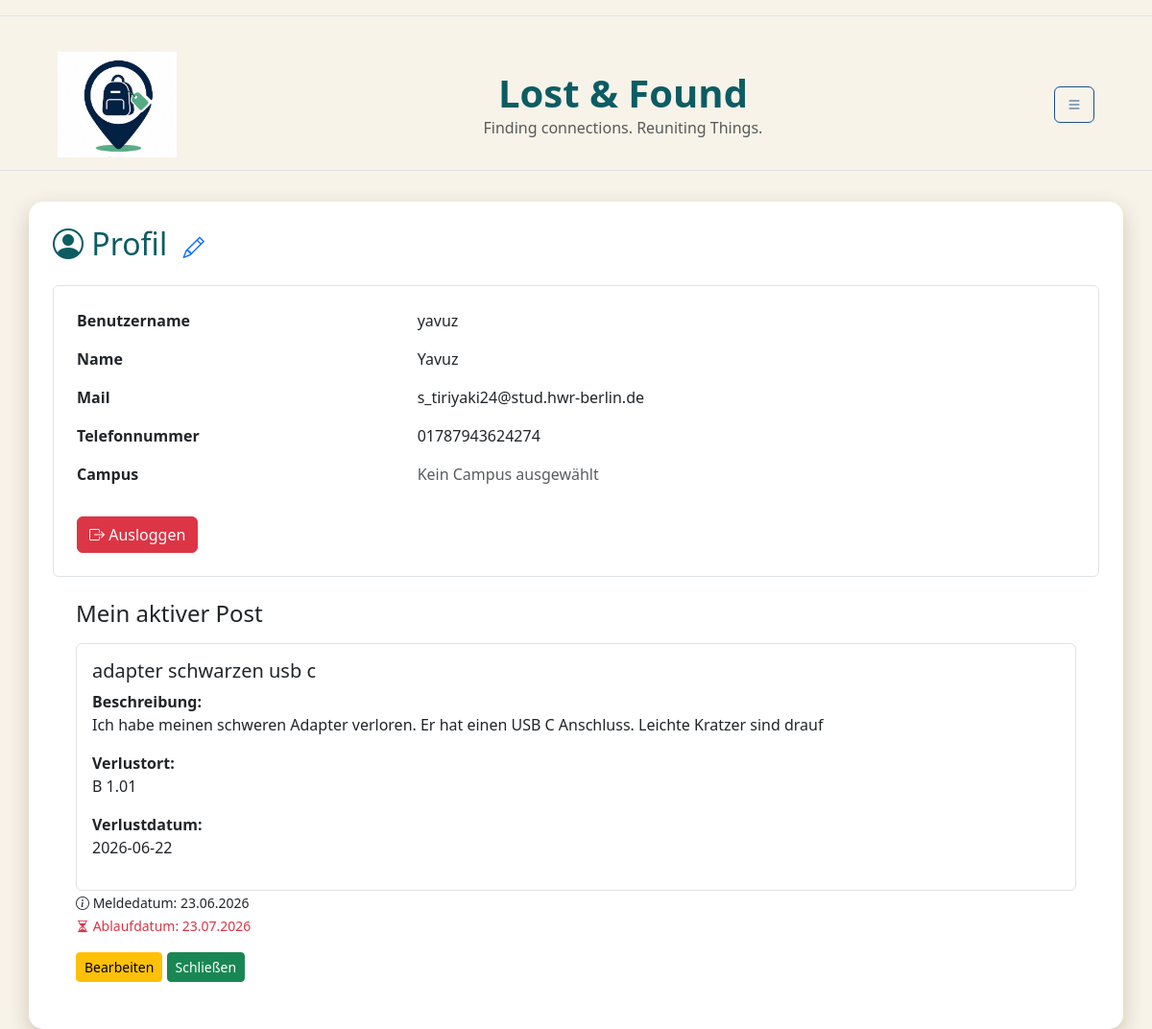
/profile/ (signed in), run on an earlier commit of the app's database.
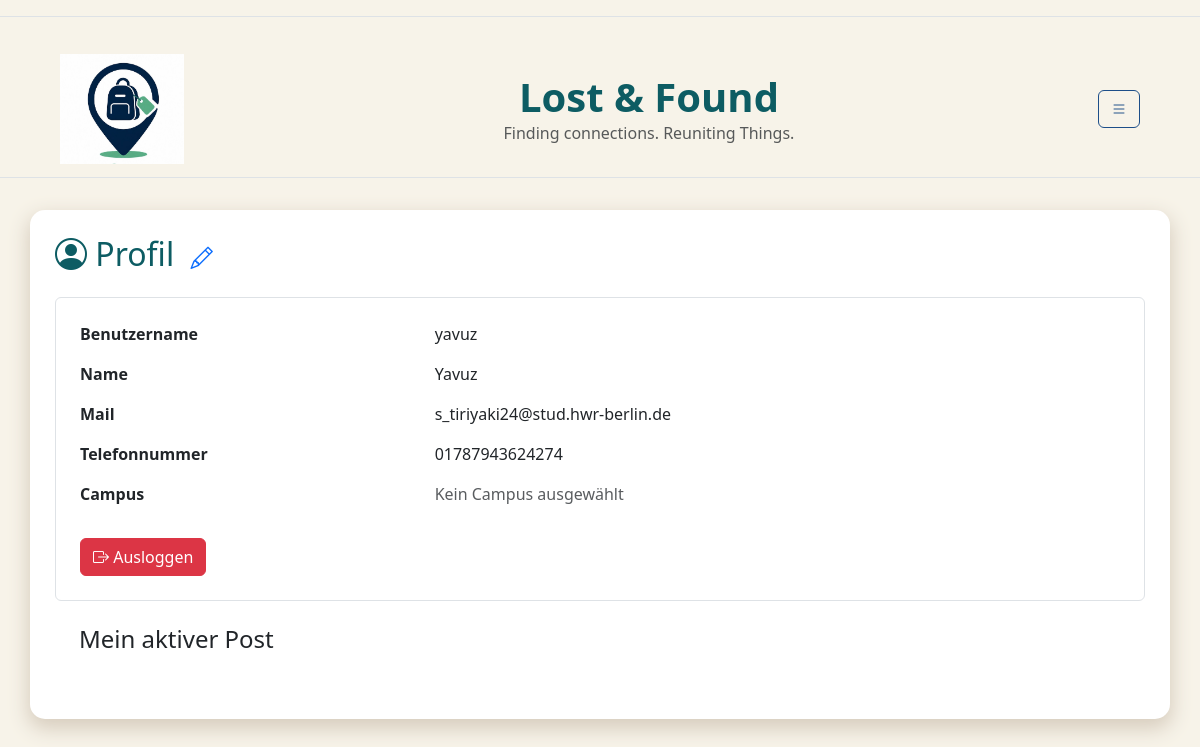
And on a later commit of the database.
### db.py (models this page shows)
class StandardUser(db.Model):
    __tablename__ = "standardUser"
    user_id = db.Column( db.Integer, primary_key=True )
    campus_id = db.Column( db.String, db.ForeignKey("campus.campus_id") )
    name = db.Column( db.String)
    benutzername = db.Column( db.String, unique=True)
    telefonnummer = db.Column(db.String)
    standardtext = db.Column(db.Text)
    passwort = db.Column(db.String,nullable=False)
    hwr_mail = db.Column(db.String, unique=True,nullable=False )
    is_admin = db.Column(db.Boolean, default=False)
    campus = db.relationship("Campus",back_populates="users")
    posts = db.relationship( "Post",back_populates="user")

class Post(db.Model):
    __tablename__ = "post"
    post_id = db.Column(db.Integer,primary_key=True)
    user_id = db.Column(db.Integer,db.ForeignKey("standardUser.user_id"))
    fundbuero_id = db.Column(db.Integer,db.ForeignKey("fundbuero.fundbuero_id"))
    titel = db.Column(db.String,nullable=False)
    meldedatum = db.Column(db.Date)
    verlustdatum = db.Column(db.Date)
    ablaufdatum = db.Column(db.Date)
    schliessdatum = db.Column(db.Date)
    verlustort = db.Column(db.String)
    beschreibung = db.Column(db.Text)
    status = db.Column(db.String,default="laufend")
    views = db.Column(db.Integer,default=0 )
    user = db.relationship("StandardUser",back_populates="posts")
    fundbuero = db.relationship("Fundbuero",back_populates="posts")

### app.py (the view)
@app.route('/profile/')
def profile():
    if "user_id" not in session:
        flash("Bitte zuerst einloggen!", "warning")
        return redirect(url_for("login"))
    user = db.session.get(StandardUser, session["user_id"] )
    posts = db.session.execute( db.select(Post).where(Post.user_id == user.user_id, Post.status == "laufend")).scalars() # das holt alle posts des eingeloggten users aus der datenbank, die noch nicht abgelaufen sind und deren status "laufend" ist. die posts werden dann in der profile.html datei angezeigt.
    return render_template("profile.html", user=user, posts= posts)

### templates/profile.html (shortened to what this page needs)
{% extends "base.html" %}
{% block CONTENT %}
<h2 class="mb-4">
    <i class="bi bi-person-circle"></i>
    Profil
     <a href="{{ url_for('edit_profile') }}">
            <i class="bi bi-pencil ms-2"  style="font-size: 1.4rem;"></i>
            </a>
</h2>
<div class="border rounded p-4">
    <div class="row mb-3">
        <div class="col-4">
            <strong>Benutzername</strong>
        </div>
        <div class="col">
            {{ user.benutzername }}
        </div>
    </div>
    <div class="row mb-3">
        <div class="col-4">
            <strong>Name</strong>
        </div>
        <div class="col">
            {{ user.name }}
        </div>
    </div>
    <div class="row mb-3">
        <div class="col-4">
            <strong>Mail</strong>
        </div>
        <div class="col">
            {{ user.hwr_mail }}
        </div>
    </div>
    <div class="row mb-3">
        <div class="col-4">
            <strong>Telefonnummer</strong>
        </div>
        <div class="col">
            {{ user.telefonnummer }}
        </div>
    </div>
    <div class="row mb-3" >
        <div class="col-4">
            <strong>Campus</strong>
        </div>
        <div class="col">
        {% if user.campus_id %}
            {{ user.campus_id }}
        {% else %}
            <span class="text-muted">Kein Campus ausgewählt</span>
        {% endif %}
    </div>
        </div>
        <a href="{{ url_for('logout') }}"
            class="btn btn-danger mt-3">
            <i class="bi bi-box-arrow-right"></i>
         Ausloggen
        </a>
    </div>
    <div class = "rounded p-4">
        <h4 class="mb-3">
        Mein aktiver Post
        </h4>
{% if posts %}
            {%for post in posts%}
             <div class ="border rounded p-3">
             <h5> {{post.titel}} </h5>
                <p>
                    <strong>Beschreibung:</strong><br>
                    {{ post.beschreibung }}
                </p>
                <p>
                    <strong>Verlustort:</strong><br>
                    {{ post.verlustort }}
                </p>
                <p>
                    <strong>Verlustdatum:</strong><br>
                    {{ post.verlustdatum}}
                </p>
             </div>
               <small>
            <i class="bi bi-info-circle"></i>
              Meldedatum: {{ post.meldedatum.strftime('%d.%m.%Y') }}
            </small>
            <br>
            <small class="text-danger">
            <i class="bi bi-hourglass-split"></i>
             Ablaufdatum: {{ post.ablaufdatum.strftime('%d.%m.%Y') }}
            </small>
                    <div class="mt-3">
                        <a href=" {{url_for('edit_post', post_id=post.post_id)}}"
                        class = "btn btn-warning btn-sm">
                        Bearbeiten
                        </a>
                        <a href="{{ url_for('close_post', post_id=post.post_id) }}"
                        class="btn btn-success btn-sm">
                        Schließen
                        </a>
                    </div>
                </div>
            {%endfor%}
        {% else %}
                    <p>Kein aktiver Post vorhanden.</p>
     {% endif %}
            </div>
            </div>
{% endblock %}

### templates/base.html (shortened to what this page needs)
<!doctype html>
<html lang="en">
<head>
    {{ bootstrap.load_css() }}
    <link rel="stylesheet"
      href="https://cdn.jsdelivr.net/npm/bootstrap-icons@1.11.3/font/bootstrap-icons.min.css">
    <link rel="stylesheet"
      href="{{ url_for('static', filename='css/style.css') }}">
   <link rel="stylesheet"
      href="{{ url_for('static', filename='css/color.css') }}">
</head>
<body>
<nav class="navbar border-bottom mb-4"></nav>
{% if request.endpoint not in ['login', 'register'] %}
<nav class="navbar border-bottom mb-3">
{% if request.endpoint != 'create_post' %}
    <div class="container-fluid d-flex align-items-center">
        <a class="navbar-brand d-flex align-items-center ms-5"
   href="{{ url_for('home') }}">
    <img
        src="{{ url_for('static', filename='images/LogoLostAndFound.jpeg') }}"
        alt="Logo"
        height="110">
     </a>
        <div class="text-center flex-grow-1">
            <h1 class="m-0 fw-bold" style ="font-size: 2.5 em ;">Lost & Found</h1>
            <p class="m-0 text-muted " style="font-size:1.4 em ">Finding connections. Reuniting Things.</p>
        </div>
        {% else %}
        <div class="flex-grow-1"></div>
        {%endif%}
        <button
            class="btn btn-outline-secondary ms-auto me-5"
            type="button"
            data-bs-toggle="collapse"
            data-bs-target="#navbarToggleExternalContent">
            <i class="bi bi-list"></i>
        </button>
    </div>
</nav>
{% endif %}
<div class="container mt-3">
{% from 'bootstrap5/utils.html' import render_messages %}
    {% block CONTENT %}
    {% endblock %}
</body>
</html>

### static/css/style.css (style rules this page uses)
body { background-color: var(--color-main) !important; }
h1, h2, h3 { color: var(--color-highlight) !important; }
.btn-outline-secondary { color: var(--color-accent2) !important; border-color: var(--color-accent2) !important; }
.container { background: white; border-radius: 15px; box-shadow: 0px 8px 20px 2px var(--color-shadow); padding: 25px; }

### static/css/color.css (style rules this page uses)
:root { --color-main: rgb(247, 243, 233); --color-shadow: rgb(215, 205, 190); --color-highlight: rgb(13, 92, 99); --color-accent1: rgb(46, 196, 182); --color-accent2: rgb(29, 78, 137); }

What changed in the data, as far as the page shows it:
no longer on this page (row edited): Post: titel "adapter schwarzen usb c", beschreibung "Ich habe meinen schweren Adapter verloren. Er hat einen USB C Anschluss. Leichte Kratzer sind drauf", verlustort "B 1.01", verlustdatum "2026-06-22", meldedatum "23.06.2026", ablaufdatum "23.07.2026"
